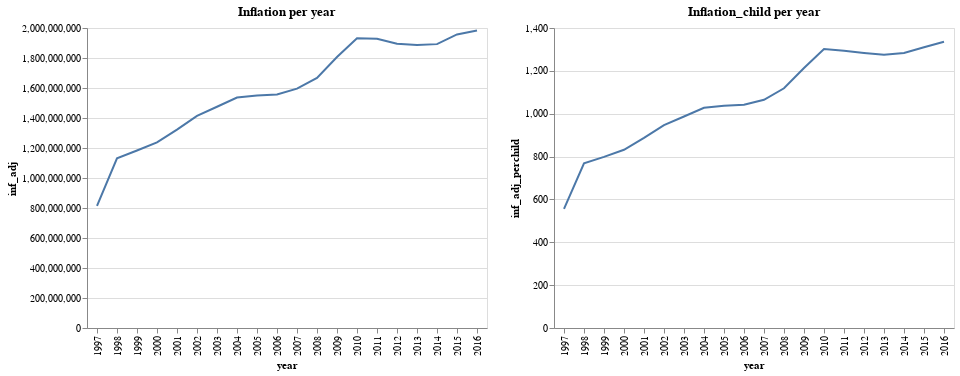

Write notebook code for a chart like this one.
### Code cell
# VIS 1
vis_us_year_inf_adj | vis_us_year_inf_child

### Figure 1 — Vega-Lite specification as saved in the notebook (floating-point values rounded to 4 significant figures)
{"config": {"view": {"continuousWidth": 400, "continuousHeight": 300}}, "hconcat": [{"data": {"name": "data-d50bfd4dd0a2d47381da10c9f44d671e"}, "mark": "line", "encoding": {"x": {"type": "ordinal", "field": "year"}, "y": {"type": "quantitative", "field": "inf_adj"}}, "title": "Inflation per year"}, {"data": {"name": "data-d50bfd4dd0a2d47381da10c9f44d671e"}, "mark": "line", "encoding": {"x": {"type": "ordinal", "field": "year"}, "y": {"type": "quantitative", "field": "inf_adj_perchild"}}, "title": "Inflation_child per year"}], "$schema": "https://vega.github.io/schema/vega-lite/v4.8.1.json", "datasets": {"data-d50bfd4dd0a2d47381da10c9f44d671e": [{"year": 1997, "inf_adj": 814900000.0, "inf_adj_perchild": 555.9}, {"year": 1998, "inf_adj": 1132000000.0, "inf_adj_perchild": 768.5}, {"year": 1999, "inf_adj": 1183000000.0, "inf_adj_perchild": 798.4}, {"year": 2000, "inf_adj": 1237000000.0, "inf_adj_perchild": 831.6}, {"year": 2001, "inf_adj": 1323000000.0, "inf_adj_perchild": 887.1}, {"year": 2002, "inf_adj": 1414000000.0, "inf_adj_perchild": 946.6}, {"year": 2003, "inf_adj": 1475000000.0, "inf_adj_perchild": 986.8}, {"year": 2004, "inf_adj": 1537000000.0, "inf_adj_perchild": 1027.0}, {"year": 2005, "inf_adj": 1550000000.0, "inf_adj_perchild": 1037.0}, {"year": 2006, "inf_adj": 1557000000.0, "inf_adj_perchild": 1042.0}, {"year": 2007, "inf_adj": 1596000000.0, "inf_adj_perchild": 1065.0}, {"year": 2008, "inf_adj": 1668000000.0, "inf_adj_perchild": 1119.0}, {"year": 2009, "inf_adj": 1807000000.0, "inf_adj_perchild": 1213.0}, {"year": 2010, "inf_adj": 1931000000.0, "inf_adj_perchild": 1302.0}, {"year": 2011, "inf_adj": 1928000000.0, "inf_adj_perchild": 1294.0}, {"year": 2012, "inf_adj": 1895000000.0, "inf_adj_perchild": 1283.0}, {"year": 2013, "inf_adj": 1887000000.0, "inf_adj_perchild": 1275.0}, {"year": 2014, "inf_adj": 1892000000.0, "inf_adj_perchild": 1283.0}, {"year": 2015, "inf_adj": 1957000000.0, "inf_adj_perchild": 1310.0}, {"year": 2016, "inf_adj": 1983000000.0, "inf_adj_perchild": 1336.0}]}}
